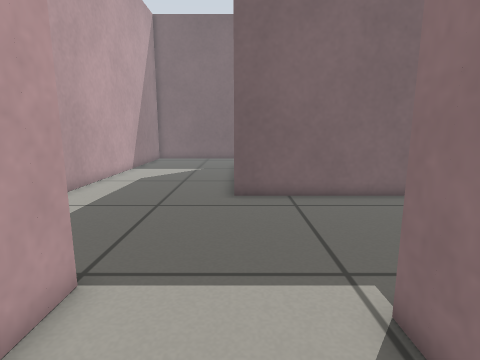
view 1 (above)

16 first-person views from a walk through a robot-simulator world made for Gazebo. The camera is 0.54 m above the floor, tilts 10° down and sees 80° across. The floor is counted in squares, 0.2 m on a side. Each view is taken from the middle of a square. On the plan, view 1 faces up. The plan holds only what a view shows up to about 19 squares ahead; the rest is blank.

view 2
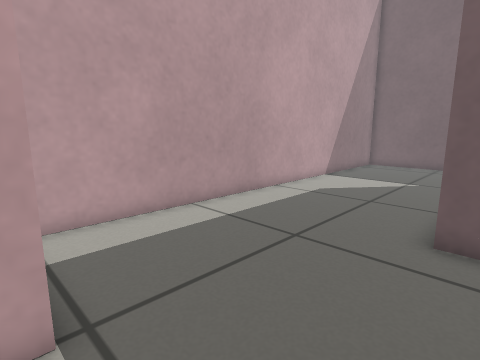

view 3
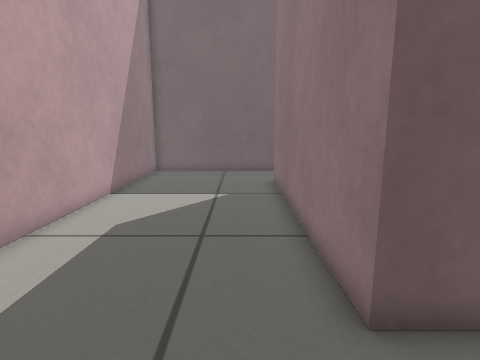

view 4
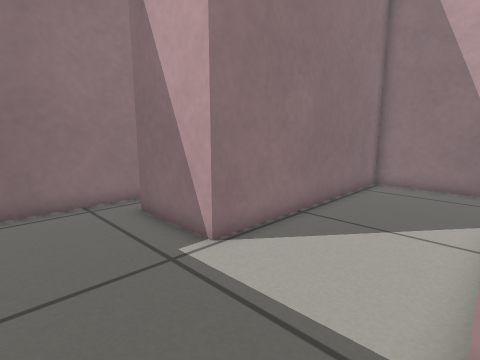

view 5
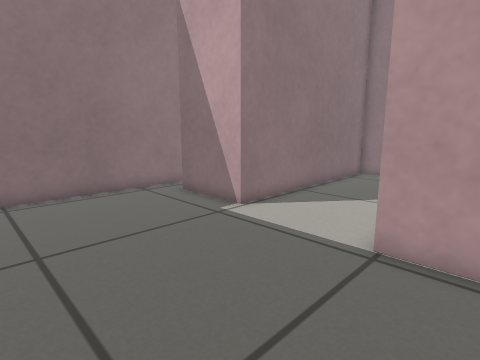

view 6
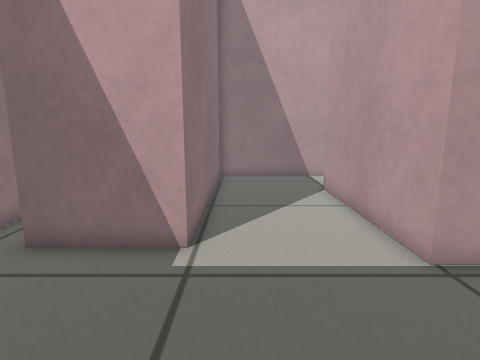

view 7
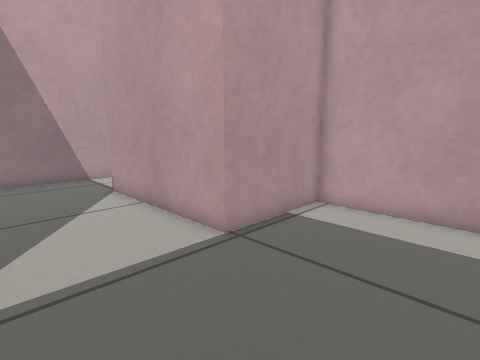

view 8
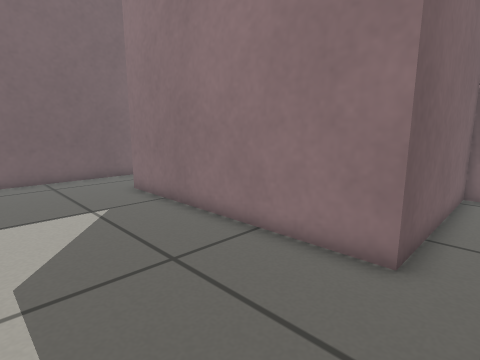

view 9
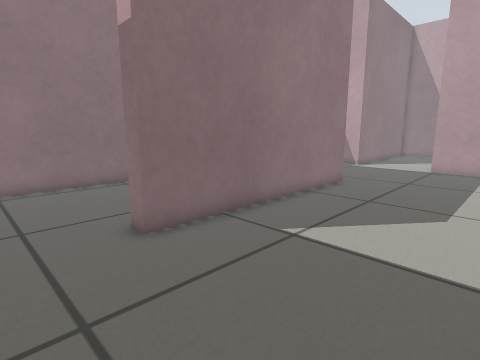

view 10
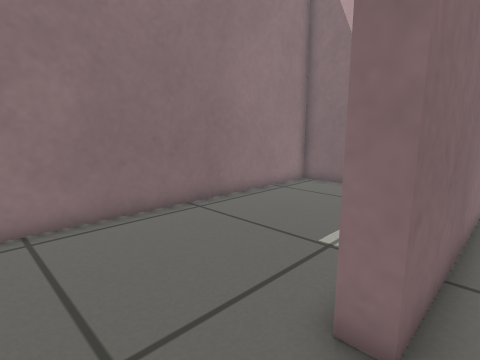

view 11
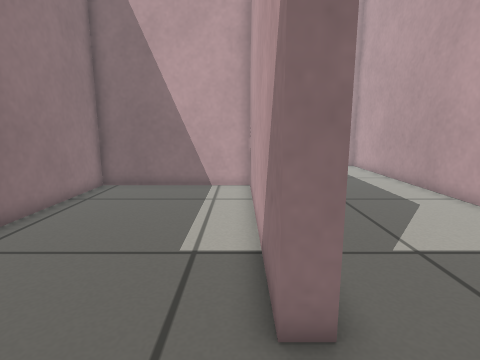

view 12
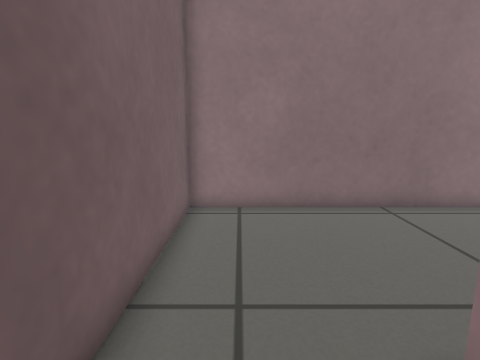

view 13
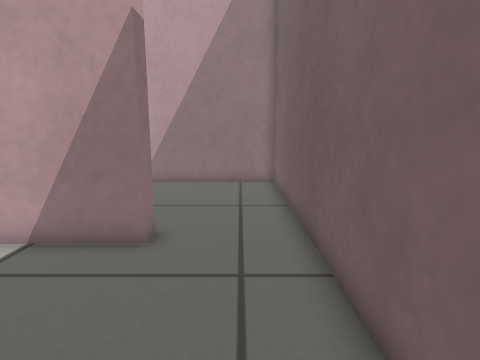

view 14
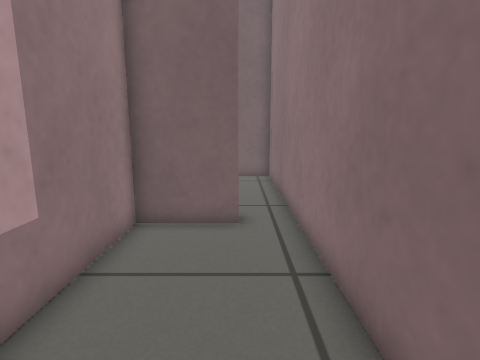

view 15
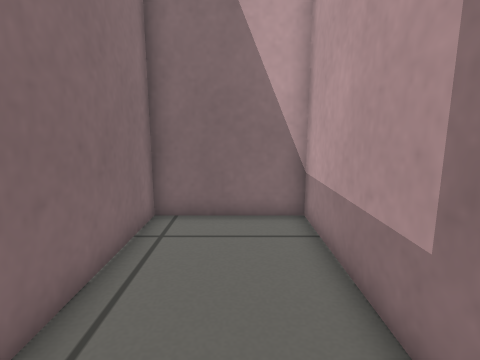

view 16
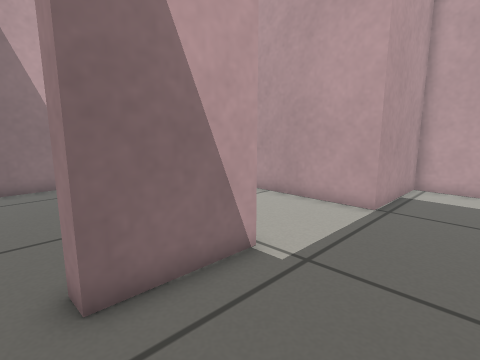

### Floor plan
Points are (right, up) in squares from view 1. A wall is a line through its corners. A room is listed if a view was taken in it or the views show most of it. See-through windows are left out.
Room 1 (views 1, 2, 3, 4, 5, 6, 7, 8, 9, 10, 12, 16)
walls: (7.7, 2.6) (7.7, 11.5) (-0.2, 11.5) (-0.2, 22.7) (0.5, 22.7); (0.5, 26.7) (-7.5, 26.7) (-7.5, 4.6) (-2.8, 4.6) (-2.8, -3); (-2.4, -6.8) (2.2, -6.8) (2.2, 3.8) (6, 3.8) (6, 3)
ways out: opening at (0, 24.5) to room 2; opening at (7, 3.5) to room 3; opening at (-3, -4.5)
Room 2 (views 11, 13)
walls: (0.5, 22.7) (0.5, 12.2) (7.7, 12.2) (7.7, 26.7) (0.5, 26.7)
ways out: opening at (0, 24.5) to room 1
Room 3 (views 14, 15)
walls: (6, 3) (3, 3) (3, -6.8) (7.7, -6.8) (7.7, 2.6)
ways out: opening at (7, 3.5) to room 1

Positions as (right, up) in squares from view 1, and headings:
1: (0, 0), facing up
2: (1, 4), facing up-left
3: (-2, 8), facing up
4: (-3, 8), facing down-right
5: (-5, 11), facing down-right
6: (1, 10), facing down
7: (2, 10), facing down-left
8: (-6, 10), facing up-right
9: (-7, 26), facing down-right
10: (-1, 26), facing down-right
11: (1, 26), facing down
12: (-2, 25), facing right
13: (7, 25), facing left
14: (6, -5), facing up
15: (5, 2), facing down
16: (7, 8), facing down-left
